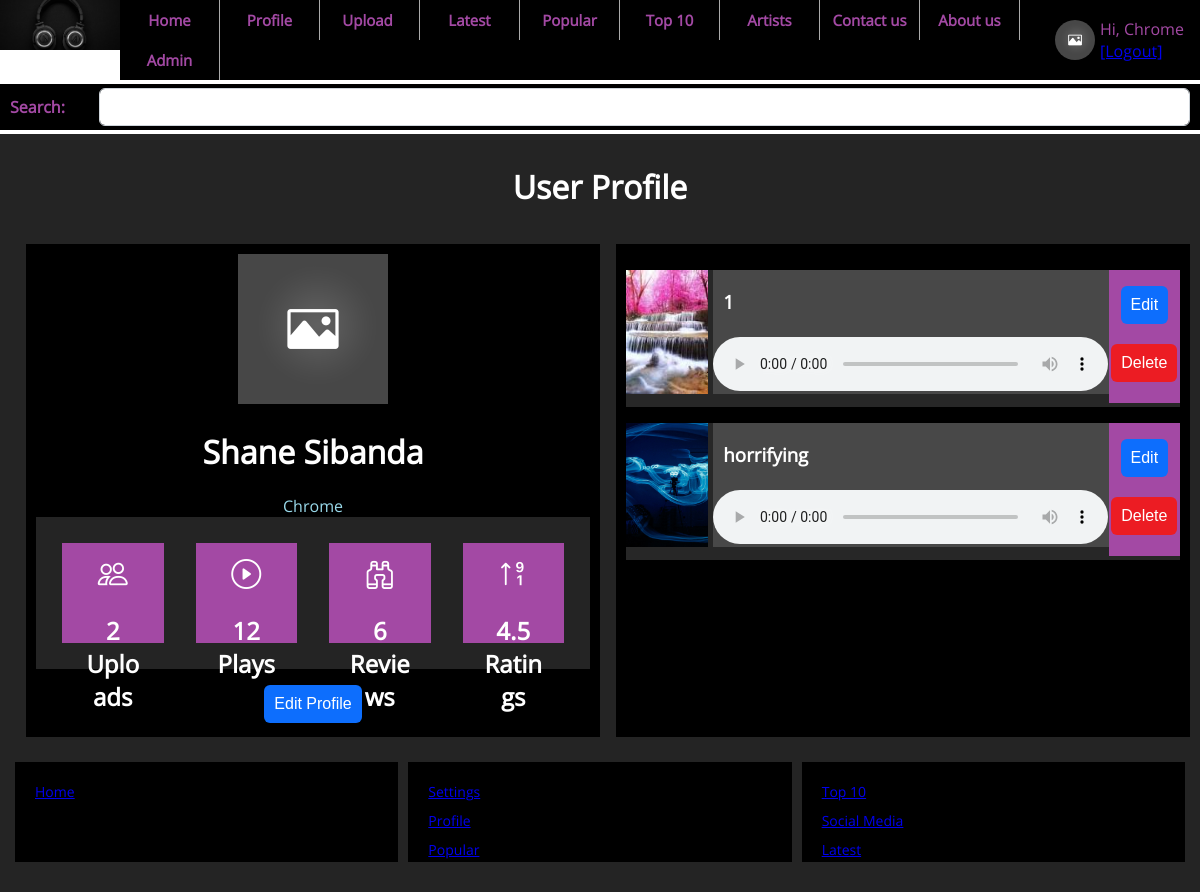
The app's page /profile.php (signed in) with its own data.
### tables this page shows
CREATE TABLE `users` (
  `id` int(11) NOT NULL,
  `username` varchar(30) NOT NULL,
  `first_name` varchar(30) NOT NULL,
  `last_name` varchar(30) NOT NULL,
  `email` varchar(100) NOT NULL,
  `password` varchar(225) NOT NULL,
  `role` varchar(6) NOT NULL,
  `date` datetime NOT NULL,
  `image` varchar(1024) DEFAULT NULL
);

CREATE TABLE `soundscapes` (
  `id` int(11) NOT NULL,
  `user_id` varchar(11) NOT NULL,
  `file` varchar(1024) NOT NULL,
  `image` varchar(1024) NOT NULL,
  `title` varchar(100) NOT NULL,
  `plays` varchar(11) NOT NULL DEFAULT '0',
  `popularity` varchar(11) NOT NULL DEFAULT '0',
  `date` datetime NOT NULL
);

### functions.php (called while the page is built, shortened)
<?php
function is_logged_in(): bool {
    return !empty($_SESSION['USER']) && is_array($_SESSION['USER']);
}
function get_image($path) {
    return (file_exists($path ?? '')) ? $path : 'assets/images/2.jpg?1';
}
function user($key) {
    return !empty($_SESSION['USER'][$key]) ? $_SESSION['USER'][$key] : '';
}
function esc($str) {
    return htmlspecialchars($str);
}
function query($query) {
    global $con;
    $result = mysqli_query($con, $query);
    if (!is_bool($result) && mysqli_num_rows($result) > 0) {
        $rows = [];
        while ($row = mysqli_fetch_assoc($result)) {
            $rows[] = $row;
        }
        return $rows;
    }
    return false;
}
function get_average_rating($soundscape) {
    $soundscape_id = $soundscape['id'];
    $query = "SELECT AVG(rating) as average_rating FROM ratings WHERE soundscape_id = '$soundscape_id'";
    $result = query($query);
    return !empty($result) ? round($result[0]['average_rating'], 1) : 0;
}
function get_reviews($soundscape_id) {
    $query = "SELECT r.review, r.created_at, u.first_name, u.last_name, u.username
              FROM reviews r
              LEFT JOIN users u ON r.user_id = u.id
              WHERE r.soundscape_id = '$soundscape_id'
              ORDER BY r.created_at DESC";
    return query($query);
}
?>

### profile.php (the view, shortened to what this page needs)
<?php
if (isset($_GET['id']) && is_numeric($_GET['id'])) {
    $profile_user_id = $_GET['id'];
    $query = "SELECT * FROM users WHERE id = '$profile_user_id' LIMIT 1";
    $user_profile = query($query);
    if (!empty($user_profile)) {
        $user_profile = $user_profile[0];
        $profile_user_id = $user_profile['id'];
        $query = "SELECT * FROM soundscapes WHERE user_id = '$profile_user_id' LIMIT 10";
        $soundscapes = query($query);
        $query = "SELECT COUNT(*) AS total FROM soundscapes WHERE user_id = '$profile_user_id'";
        $total_soundscapes = query($query);
        $total_soundscapes = $total_soundscapes[0]['total'];
    } else {
        echo "User profile not found.";
        exit;
    }
} else {
    $profile_user_id = user('id');
    $query = "SELECT * FROM users WHERE id = '$profile_user_id' LIMIT 1";
    $user_profile = query($query);
    if (!empty($user_profile)) {
        $user_profile = $user_profile[0];
        $query = "SELECT * FROM soundscapes WHERE user_id = '$profile_user_id' LIMIT 10";
        $soundscapes = query($query);
        $query = "SELECT COUNT(*) AS total FROM soundscapes WHERE user_id = '$profile_user_id'";
        $total_soundscapes = query($query);
        $total_soundscapes = $total_soundscapes[0]['total'];
    } else {
        echo "User profile not found.";
        exit;
    }
}
require 'header.php';
?>
<div class="class_47">
    <h1 class="class_48" spellcheck="false">
        User Profile
    </h1>
</div>
<div class="class_49">
    <?php if (!empty($user_profile)): ?>
    <div class="class_50">
        <div class="class_51">
            <img src="<?= get_image($user_profile['image']) ?>" class="class_52">
            <h1 class="class_53" spellcheck="false">
                <?= $user_profile['first_name'] ?> <?= $user_profile['last_name'] ?>
            </h1>
            <div><?= $user_profile['username'] ?></div>
            <div class="class_54">
                <div class="class_55">
                    <i class="bi bi-people class_56"></i>
                    <h2 class="class_57" spellcheck="false">
                        <?= $total_soundscapes ?> Uploads
                    </h2>
                </div>
                <div class="class_55">
                    <i class="bi bi-play-circle class_56"></i>
                    <h2 class="class_57" spellcheck="false">
                        <?php
                            $plays = array_sum(array_column($soundscapes, 'plays'));
                            echo $plays;
                        ?> Plays
                    </h2>
                </div>
                <div class="class_55">
                    <i class="bi bi-binoculars class_56"></i>
                    <h2 class="class_57" spellcheck="false">
                        <?php
                            $total_reviews = 0;
                            foreach ($soundscapes as $soundscape) {
                                $reviews = get_reviews($soundscape['id']);
                                $total_reviews += is_array($reviews) ? count($reviews) : 0;
                            }
                            echo $total_reviews;
                        ?> Reviews
                    </h2>
                </div>
                <div class="class_55">
                    <i class="bi bi-sort-numeric-up-alt class_56"></i>
                    <h2 class="class_58" spellcheck="false">
                        <?php
                            $total_ratings = 0;
                            foreach ($soundscapes as $soundscape) {
                                $total_ratings += get_average_rating($soundscape);
                            }
                            $avg_rating = count($soundscapes) > 0 ? number_format($total_ratings / count($soundscapes), 1) : 0;
                            echo $avg_rating;
                        ?> Ratings
                    </h2>
                </div>
            </div>
            <?php if (user('id') == $user_profile['id']): ?>
                <a href="settings.php">
                    <button class="class_66" spellcheck="false">Edit Profile</button>
                </a>
            <?php endif; ?>
        </div>
        <div class="class_59">
            <?php if (!empty($soundscapes)): ?>
                <?php foreach ($soundscapes as $soundscape): ?>
                    <div class="class_60">
                        <div class="class_61">
                            <img src="<?= get_image($soundscape['image']) ?>" class="class_62">
                        </div>
                        <div class="class_63">
                            <h3 class="class_64" spellcheck="false">
                                <?= esc($soundscape['title']) ?>
                            </h3>
                            <div class="class_37">
                                <audio controls="" class="class_38">
                                    <source src="<?= $soundscape['file'] ?>" type="audio/mpeg">
                                </audio>
                            </div>
                        </div>
                        <div class="class_65">
                            <?php if (user('id') == $user_profile['id']): ?>
                                <a href="upload.php?mode=edit&id=<?= $soundscape['id'] ?>">
                                    <button class="class_66" spellcheck="false">Edit</button>
                                </a>
                                <a href="upload.php?mode=delete&id=<?= $soundscape['id'] ?>">
                                    <button class="class_67" spellcheck="false">Delete</button>
                                </a>
                            <?php endif; ?>
                        </div>
                    </div>
                <?php endforeach; ?>
            <?php else: ?>
                <div style="padding: 20px; text-align: center;">
                    <h2>No Soundscapes Found<br><a href="upload.php">Upload a SoundScape</a></h2>
                </div>
            <?php endif; ?>
        </div>
    </div>
    <?php endif; ?>
</div>
<?php require 'footer.php'; ?>

### header.php (shortened to what this page needs)
<!DOCTYPE html>
<html>
<head>
	<link rel="stylesheet" type="text/css" href="assets/css/bootstrap-icons.css">
	<link rel="stylesheet" type="text/css" href="assets/css/styles.css?8843">
</head>
<body>
<header class="class_1" >
		<div class="class_2" >
			<img src="assets/images/pexels-photo-1649771.jpeg" class="class_3" >
		</div>
		<div  class="item_class_0 class_4">
			<div  class="item_class_2 class_6">
				<a href="index.php"  class="class_7"  spellcheck="false" data-listener-added_4502553f="true">
					Home
				</a>
				<?php if (is_logged_in()):?>
				<a href="profile.php?id=<?= user('id') ?>" spellcheck="false" data-listener-added_4502553f="true" backup="display:flex;display:block;min-width:100px;text-align:center;text-decoration:none;background-color:#eee;padding: 10px;border-right: solid thin #aaa;cursor: pointer;" class="class_7 item_class_3">
                       Profile
                </a>
                <a href="upload.php"  class="class_8"  spellcheck="false" data-listener-added_4502553f="true">
	            Upload&nbsp;
                </a>
                 <?php endif;?>
				<a href="latest.php"  spellcheck="false" data-listener-added_4502553f="true" backup="display:flex;display:block;min-width:100px;text-align:center;text-decoration:none;background-color:#eee;padding: 10px;border-right: solid thin #aaa;cursor: pointer;" class="class_9 item_class_3">
					Latest
				</a>
				<a href="popular.php"  spellcheck="false" data-listener-added_4502553f="true" backup="display:flex;display:block;min-width:100px;text-align:center;text-decoration:none;background-color:#eee;padding: 10px;border-right: solid thin #aaa;cursor: pointer;" class="class_7 item_class_3">
					Popular
				</a>
				<a href="top-10.php"  spellcheck="false" data-listener-added_4502553f="true" backup="display:flex;display:block;min-width:100px;text-align:center;text-decoration:none;background-color:#eee;padding: 10px;border-right: solid thin #aaa;cursor: pointer;" class="class_7 item_class_3">
					Top 10
				</a>
				<a href="artists.php"  spellcheck="false" data-listener-added_4502553f="true" backup="display:flex;display:block;min-width:100px;text-align:center;text-decoration:none;background-color:#eee;padding: 10px;border-right: solid thin #aaa;cursor: pointer;" class="class_7 item_class_3">
					Artists
				</a>
				<a href="contact-us.php"  class="class_8"  spellcheck="false" data-listener-added_4502553f="true">
					Contact us
				</a>
				<a href="about-us.php"  class="class_8"  spellcheck="false" data-listener-added_4502553f="true">
					About us
				</a>
				<?php if(is_logged_in()):?>
				<a href="admin.php"  class="class_8"  spellcheck="false" data-listener-added_4502553f="true">
					Admin
				</a>
                <?php endif;?>
			</div>
		</div>
		<div  class="class_10"  spellcheck="false" data-listener-added_4502553f="true">
			<?php if(is_logged_in()):?>
			<img src="<?=get_image(user('image'))?>" class="class_11" >
		<div>Hi, <?=user('username')?><br><a href="logout.php">	[Logout]</a></div>
			<?php else:?>
			<a href="login.php"  >	Login</a>
			<?php endif;?>
		</div>
	</header>
	<form method ="get" action ="search.php"class="class_12" >
		<label  class="class_13"  spellcheck="false" data-listener-added_4502553f="true">
			Search:
		</label>
		<input value = "<?=$_GET['q'] ?? ''?>" placeholder="" type="text" name="q" class="class_14" >
	</form>

### footer.php (shortened to what this page needs)
<div class="class_91" >
							<div  backup="" class="class_92 item_class_7">
								<a href="index.php"  class="class_93"  spellcheck="false" data-listener-added_4502553f="true">
									Home
								</a>
							</div>
							<div  backup="" class="class_92 item_class_5">
							<?php if(is_logged_in()): ?>
							    <a href="settings.php"  class="class_93"  spellcheck="false" data-listener-added_4502553f="true">
									Settings
								</a>
								<a href="profile.php"  class="class_93"  spellcheck="false" data-listener-added_4502553f="true">
									Profile
								</a>
								<?php endif; ?>
								<a href="popular.php"  class="class_93"  spellcheck="false" data-listener-added_4502553f="true">
									Popular
								</a>
							</div>
							<div  backup="" class="class_92 item_class_6">
							<a href="top-10.php"  class="class_93"  spellcheck="false" data-listener-added_4502553f="true">
									Top 10
								</a>
								<a href="social.php"  class="class_93"  spellcheck="false" data-listener-added_4502553f="true">
									Social Media
								</a>
								<a href="latest.php"  class="class_93"  spellcheck="false" data-listener-added_4502553f="true">
									Latest
								</a>
							</div>
						</div>
</body>
</html>

### records on screen
users: first_name "Shane", last_name "Sibanda", username "Chrome"
soundscapes: image (picture), title "1"
soundscapes: image (picture), title "horrifying"

### other values on screen
user('username') "Chrome"
$total_soundscapes "2"
$plays "12"
$total_reviews "6"
$avg_rating "4.5"
